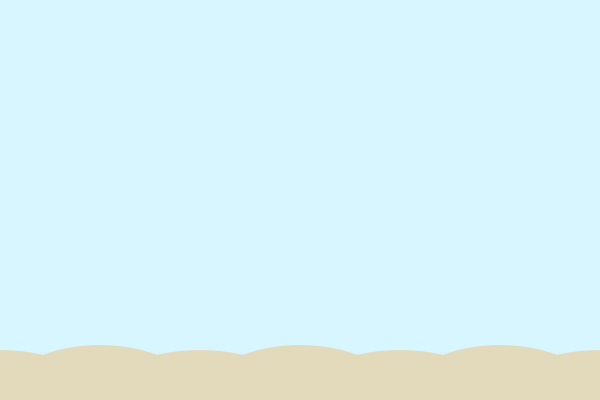
Frame 1 (no input)
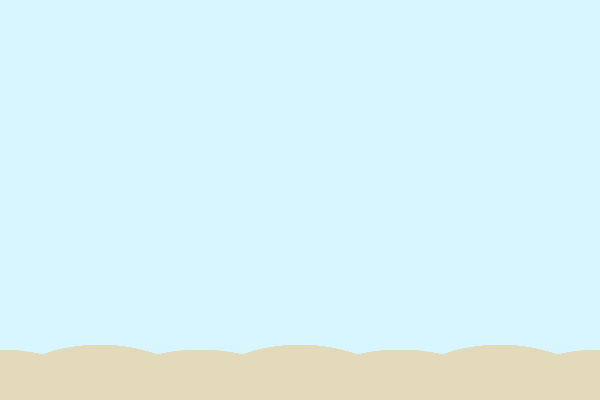
Frame 60 (the mouse pressed at the canvas centre just before this capture)
Frame 120 (the mouse held since frame 60 and released just before this capture): identical to frame 60, image omitted

The Processing sketch that drew these frames (run headless with seeded random() and noise(); from frame 60 on, the mouse is pressed at the canvas centre):

// Processing sketch: processing_174038
// ── processing_174038.pde

void setup()
{
  size(600, 400);
  smooth();
  background(216, 246, 255);
}

void draw()
{
  /*void mouseClicked() 
  {
    if (value == 0) 
    {
      value = 255;
    } else {
      value = 0;
    }
  }*/

  if (mouseButton == LEFT)
  {
    for (int i=0; i <360; i+=20)
    {
      float ver = sin(millis()/350.0+i)*2;
      float amp = sin(millis()/350.0+i)*10;


      background(216, 246, 255);

      pushMatrix();
      noStroke();
      fill(144, 205, 237);
      ellipse(150+amp*1.5, 600-frameCount*2.2, 20+ver, 20+ver);
      ellipse(250-amp, 600-frameCount*1.7, 15+ver, 15+ver);
      ellipse(350+amp, 500-frameCount*2, 20+ver, 20+ver);
      ellipse(450-amp*2, 700-frameCount*1.9, 25+ver, 25+ver);
      popMatrix();
      
      if ( frameCount > 400)
    {
      frameCount = 0;
    }
    }
  }

  for ( int a=0; a < 700; a +=200)
  {
    fill(227, 218, 188);
    noStroke();
    ellipse(a, 400, 200, 100);
  }

  for ( int b=0; b < 700; b +=200)
  {
    fill(227, 218, 188);
    noStroke();
    ellipse(b+100, 400, 200, 110);
  }
}
